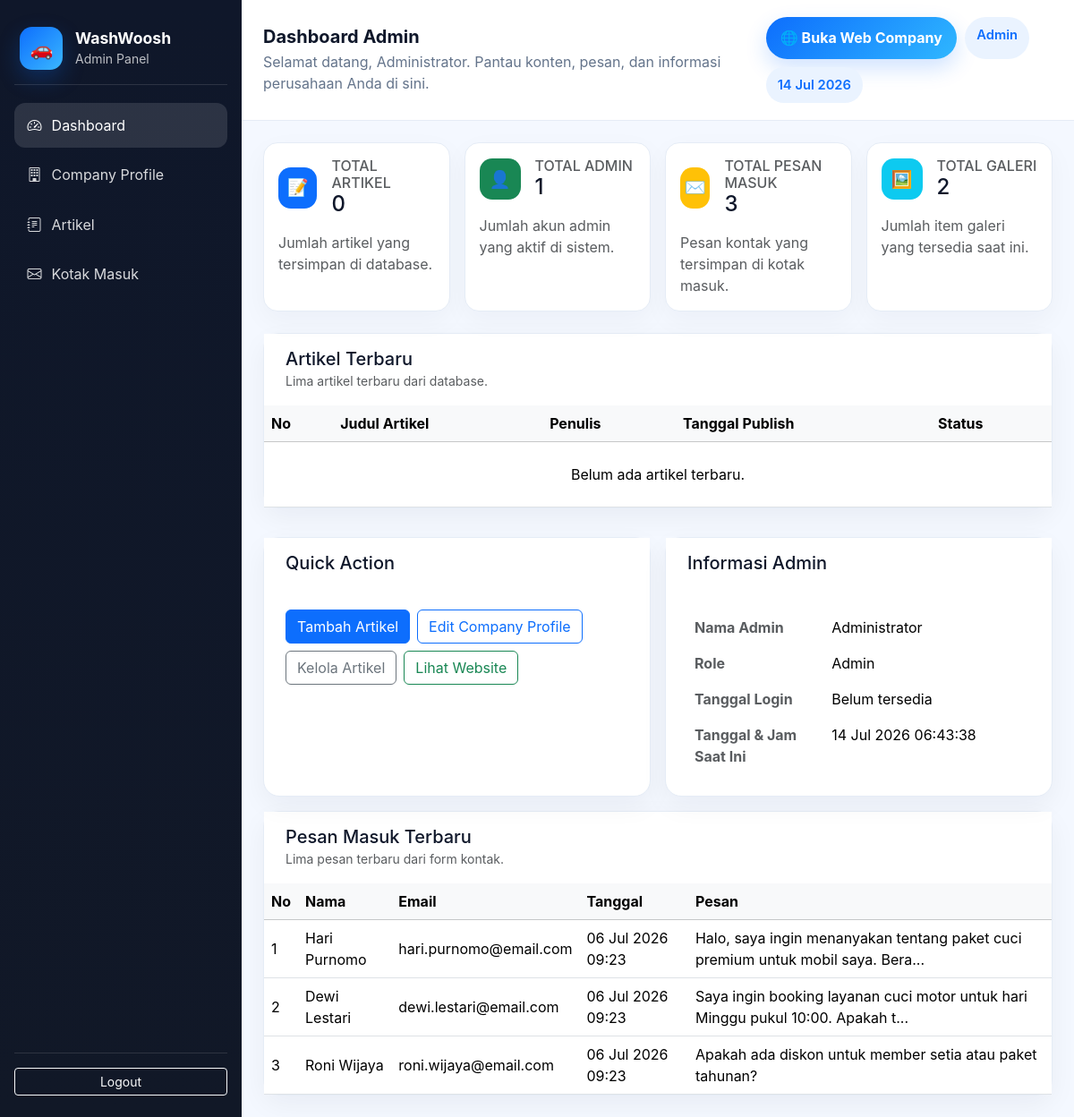
Screenshot of /admin/dashboard.php (signed in) with the database file from the repository.
### tables this page shows
CREATE TABLE tb_kontak (
  id_kontak INT UNSIGNED AUTO_INCREMENT PRIMARY KEY,
  nama VARCHAR(100) NOT NULL,
  email VARCHAR(100) NOT NULL,
  no_telp VARCHAR(25) NOT NULL,
  pesan TEXT NOT NULL,
  status ENUM('baru','dibaca') NOT NULL DEFAULT 'baru',
  created_at TIMESTAMP NOT NULL DEFAULT CURRENT_TIMESTAMP,
  deleted_at TIMESTAMP NULL DEFAULT NULL
);

### admin/dashboard.php (the view, shortened to what this page needs)
<?php
require_once '../config/koneksi.php';
function table_exists(PDO $pdo, string $tableName): bool
{
    try {
        $stmt = $pdo->prepare('SELECT 1 FROM information_schema.tables WHERE table_schema = DATABASE() AND table_name = :table_name LIMIT 1');
        $stmt->execute(['table_name' => $tableName]);
        return (bool) $stmt->fetchColumn();
    } catch (PDOException $e) {
        return false;
    }
}
function safe_fetch_column(PDO $pdo, string $sql, array $params = []): int
{
    try {
        $stmt = $pdo->prepare($sql);
        $stmt->execute($params);
        return (int) $stmt->fetchColumn();
    } catch (PDOException $e) {
        return 0;
    }
}
function safe_fetch_all(PDO $pdo, string $sql, array $params = []): array
{
    try {
        $stmt = $pdo->prepare($sql);
        $stmt->execute($params);
        return $stmt->fetchAll(PDO::FETCH_ASSOC) ?: [];
    } catch (PDOException $e) {
        return [];
    }
}
$total_artikel = table_exists($pdo, 'tb_artikel')
    ? safe_fetch_column($pdo, 'SELECT COUNT(*) FROM tb_artikel')
    : 0;
$total_admin = table_exists($pdo, 'tb_admin')
    ? safe_fetch_column($pdo, "SELECT COUNT(*) FROM tb_admin WHERE level IN ('super', 'admin')")
    : 0;
$total_pesan_masuk = table_exists($pdo, 'tb_kontak')
    ? safe_fetch_column($pdo, 'SELECT COUNT(*) FROM tb_kontak WHERE deleted_at IS NULL')
    : 0;
$total_galeri = table_exists($pdo, 'tb_galeri')
    ? safe_fetch_column($pdo, 'SELECT COUNT(*) FROM tb_galeri WHERE deleted_at IS NULL')
    : 0;
$latest_articles = table_exists($pdo, 'tb_artikel')
    ? safe_fetch_all(
        $pdo,
        'SELECT id_artikel, judul, penulis, tanggal, status
         FROM tb_artikel
         ORDER BY tanggal DESC, created_at DESC
         LIMIT 5'
    )
    : [];
$latest_messages = table_exists($pdo, 'tb_kontak')
    ? safe_fetch_all(
        $pdo,
        'SELECT id_kontak, nama, email, pesan, created_at, status
         FROM tb_kontak
         WHERE deleted_at IS NULL
         ORDER BY created_at DESC
         LIMIT 5'
    )
    : [];
$current_admin_name = $_SESSION['nama_lengkap'] ?? 'Administrator';
$current_admin_role = $_SESSION['level'] ?? 'admin';
$current_admin_role_label = in_array($current_admin_role, ['super', 'admin'], true) ? 'Admin' : ucfirst($current_admin_role);
$login_at = $_SESSION['login_at'] ?? null;
$login_at_display = $login_at ? date('d M Y H:i', strtotime($login_at)) : 'Belum tersedia';
$current_datetime = date('d M Y H:i:s');
?>
<!doctype html>
<html lang="id">
<head>
    <link href="https://cdn.jsdelivr.net/npm/bootstrap@5.3.2/dist/css/bootstrap.min.css" rel="stylesheet">
</head>
<body>
<div class="page-wrapper">
    <aside class="sidebar">
        <div class="brand">
            <div class="brand-icon">🚗</div>
            <div>
                <h4>WashWoosh</h4>
                <small>Admin Panel</small>
            </div>
        </div>
        <nav class="nav-links">
            <a class="active" href="dashboard.php"><i class="bi bi-speedometer2"></i> Dashboard</a>
            <a href="company_profile.php"><i class="bi bi-building"></i> Company Profile</a>
            <a href="galeri.php"><i class="bi bi-journal-text"></i> Artikel</a>
            <a href="kotak_masuk.php"><i class="bi bi-envelope"></i> Kotak Masuk</a>
        </nav>
        <div class="sidebar-footer">
            <a class="btn btn-outline-light btn-sm w-100" href="../logout.php">Logout</a>
        </div>
    </aside>
    <div class="main-panel">
        <header class="topbar">
            <div>
                <h2>Dashboard Admin</h2>
                <p>Selamat datang, <?= htmlspecialchars($current_admin_name) ?>. Pantau konten, pesan, dan informasi perusahaan Anda di sini.</p>
            </div>
            <div class="topbar-actions">
                <a href="../Frontend/index.php" class="btn-company" target="_blank">🌐 Buka Web Company</a>
                <span class="pill"><?= htmlspecialchars($current_admin_role_label) ?></span>
                <span class="pill"><?= date('d M Y') ?></span>
            </div>
        </header>
        <main class="content">
            <div class="row g-3 mb-4">
                <div class="col-md-6 col-xl-3">
                    <div class="stat-card p-3 h-100">
                        <div class="d-flex align-items-center mb-3">
                            <div class="hero-icon bg-primary text-white me-3">📝</div>
                            <div>
                                <h6 class="mb-0 text-uppercase text-muted">Total Artikel</h6>
                                <span class="h4 mb-0"><?= number_format($total_artikel) ?></span>
                            </div>
                        </div>
                        <p class="mb-0 text-muted">Jumlah artikel yang tersimpan di database.</p>
                    </div>
                </div>
                <div class="col-md-6 col-xl-3">
                    <div class="stat-card p-3 h-100">
                        <div class="d-flex align-items-center mb-3">
                            <div class="hero-icon bg-success text-white me-3">👤</div>
                            <div>
                                <h6 class="mb-0 text-uppercase text-muted">Total Admin</h6>
                                <span class="h4 mb-0"><?= number_format($total_admin) ?></span>
                            </div>
                        </div>
                        <p class="mb-0 text-muted">Jumlah akun admin yang aktif di sistem.</p>
                    </div>
                </div>
                <div class="col-md-6 col-xl-3">
                    <div class="stat-card p-3 h-100">
                        <div class="d-flex align-items-center mb-3">
                            <div class="hero-icon bg-warning text-white me-3">✉️</div>
                            <div>
                                <h6 class="mb-0 text-uppercase text-muted">Total Pesan Masuk</h6>
                                <span class="h4 mb-0"><?= number_format($total_pesan_masuk) ?></span>
                            </div>
                        </div>
                        <p class="mb-0 text-muted">Pesan kontak yang tersimpan di kotak masuk.</p>
                    </div>
                </div>
                <div class="col-md-6 col-xl-3">
                    <div class="stat-card p-3 h-100">
                        <div class="d-flex align-items-center mb-3">
                            <div class="hero-icon bg-info text-white me-3">🖼️</div>
                            <div>
                                <h6 class="mb-0 text-uppercase text-muted">Total Galeri</h6>
                                <span class="h4 mb-0"><?= number_format($total_galeri) ?></span>
                            </div>
                        </div>
                        <p class="mb-0 text-muted">Jumlah item galeri yang tersedia saat ini.</p>
                    </div>
                </div>
            </div>
            <div class="content-card">
                <div class="card-header bg-white border-0 px-4 py-3 d-flex justify-content-between align-items-center">
                    <div>
                        <h5 class="mb-0">Artikel Terbaru</h5>
                        <small class="text-muted">Lima artikel terbaru dari database.</small>
                    </div>
                </div>
                <div class="card-body p-0">
                    <div class="table-responsive">
                        <table class="table table-hover align-middle mb-0">
                            <thead class="table-light">
                                <tr>
                                    <th>No</th>
                                    <th>Judul Artikel</th>
                                    <th>Penulis</th>
                                    <th>Tanggal Publish</th>
                                    <th>Status</th>
                                </tr>
                            </thead>
                            <tbody>
                            <?php if ($latest_articles): ?>
                                <?php foreach ($latest_articles as $index => $article): ?>
                                    <tr>
                                        <td><?= $index + 1 ?></td>
                                        <td><?= htmlspecialchars($article['judul']) ?></td>
                                        <td><?= htmlspecialchars($article['penulis']) ?></td>
                                        <td><?= !empty($article['tanggal']) ? htmlspecialchars(date('d M Y', strtotime($article['tanggal']))) : '-' ?></td>
                                        <td>
                                            <?php
                                                $statusValue = $article['status'] ?? 'Draft';
                                                $badge = strtolower((string) $statusValue) === 'publish' ? 'success' : 'secondary';
                                            ?>
                                            <span class="badge bg-<?= $badge ?> text-uppercase"><?= htmlspecialchars($statusValue) ?></span>
                                        </td>
                                    </tr>
                                <?php endforeach; ?>
                            <?php else: ?>
                                <tr>
                                    <td colspan="5" class="text-center py-4">Belum ada artikel terbaru.</td>
                                </tr>
                            <?php endif; ?>
                            </tbody>
                        </table>
                    </div>
                </div>
            </div>
            <div class="row g-3 mt-3">
                <div class="col-lg-6">
                    <div class="content-card h-100">
                        <div class="card-header bg-white border-0 px-4 py-3">
                            <h5 class="mb-0">Quick Action</h5>
                        </div>
                        <div class="card-body p-4">
                            <div class="d-flex flex-wrap gap-2">
                                <a href="galeri.php" class="btn btn-primary">Tambah Artikel</a>
                                <a href="company_profile.php" class="btn btn-outline-primary">Edit Company Profile</a>
                                <a href="galeri.php" class="btn btn-outline-secondary">Kelola Artikel</a>
                                <a href="../Frontend/index.php" target="_blank" class="btn btn-outline-success">Lihat Website</a>
                            </div>
                        </div>
                    </div>
                </div>
                <div class="col-lg-6">
                    <div class="content-card h-100">
                        <div class="card-header bg-white border-0 px-4 py-3">
                            <h5 class="mb-0">Informasi Admin</h5>
                        </div>
                        <div class="card-body p-4">
                            <div class="table-responsive">
                                <table class="table table-borderless mb-0">
                                    <tbody>
                                        <tr>
                                            <th class="text-muted" style="width: 40%;">Nama Admin</th>
                                            <td><?= htmlspecialchars($current_admin_name) ?></td>
                                        </tr>
                                        <tr>
                                            <th class="text-muted">Role</th>
                                            <td><?= htmlspecialchars($current_admin_role_label) ?></td>
                                        </tr>
                                        <tr>
                                            <th class="text-muted">Tanggal Login</th>
                                            <td><?= htmlspecialchars($login_at_display) ?></td>
                                        </tr>
                                        <tr>
                                            <th class="text-muted">Tanggal &amp; Jam Saat Ini</th>
                                            <td><?= htmlspecialchars($current_datetime) ?></td>
                                        </tr>
                                    </tbody>
                                </table>
                            </div>
                        </div>
                    </div>
                </div>
            </div>
            <div class="content-card mt-3">
                <div class="card-header bg-white border-0 px-4 py-3 d-flex justify-content-between align-items-center">
                    <div>
                        <h5 class="mb-0">Pesan Masuk Terbaru</h5>
                        <small class="text-muted">Lima pesan terbaru dari form kontak.</small>
                    </div>
                </div>
                <div class="card-body p-0">
                    <div class="table-responsive">
                        <table class="table table-hover align-middle mb-0">
                            <thead class="table-light">
                                <tr>
                                    <th>No</th>
                                    <th>Nama</th>
                                    <th>Email</th>
                                    <th>Tanggal</th>
                                    <th>Pesan</th>
                                </tr>
                            </thead>
                            <tbody>
                            <?php if ($latest_messages): ?>
                                <?php foreach ($latest_messages as $index => $message): ?>
                                    <tr>
                                        <td><?= $index + 1 ?></td>
                                        <td><?= htmlspecialchars($message['nama']) ?></td>
                                        <td><?= htmlspecialchars($message['email']) ?></td>
                                        <td><?= !empty($message['created_at']) ? htmlspecialchars(date('d M Y H:i', strtotime($message['created_at']))) : '-' ?></td>
                                        <td><?= htmlspecialchars(mb_strimwidth((string) $message['pesan'], 0, 80, '...')) ?></td>
                                    </tr>
                                <?php endforeach; ?>
                            <?php else: ?>
                                <tr>
                                    <td colspan="5" class="text-center py-4">Belum ada pesan masuk.</td>
                                </tr>
                            <?php endif; ?>
                            </tbody>
                        </table>
                    </div>
                </div>
            </div>
        </main>
    </div>
</div>
<link rel="stylesheet" href="https://cdn.jsdelivr.net/npm/bootstrap-icons@1.11.3/font/bootstrap-icons.css">
</body>
</html>

### rows the page displays
tb_kontak: nama "Hari Purnomo", email "hari.purnomo@email.com", created_at "06 Jul 2026 09:23", pesan "Halo, saya ingin menanyakan tentang paket cuci premium untuk mobil saya. Bera..."
tb_kontak: nama "Dewi Lestari", email "dewi.lestari@email.com", created_at "06 Jul 2026 09:23", pesan "Saya ingin booking layanan cuci motor untuk hari Minggu pukul 10:00. Apakah t..."
tb_kontak: nama "Roni Wijaya", email "roni.wijaya@email.com", created_at "06 Jul 2026 09:23", pesan "Apakah ada diskon untuk member setia atau paket tahunan?"

### other values shown
$current_admin_name "Administrator"
$current_admin_role_label "Admin"
$total_artikel "0"
$total_admin "1"
$total_pesan_masuk "3"
$total_galeri "2"
$login_at_display "Belum tersedia"
